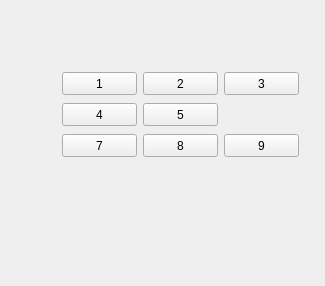
<?xml version="1.0" encoding="UTF-8"?>
<ui version="4.0">
 <class>Widget</class>
 <widget class="QWidget" name="Widget">
  <property name="geometry">
   <rect>
    <x>0</x>
    <y>0</y>
    <width>325</width>
    <height>286</height>
   </rect>
  </property>
  <property name="windowTitle">
   <string>Widget</string>
  </property>
  <widget class="QPushButton" name="pushButton1">
   <property name="geometry">
    <rect>
     <x>62</x>
     <y>72</y>
     <width>75</width>
     <height>23</height>
    </rect>
   </property>
   <property name="text">
    <string>1</string>
   </property>
  </widget>
  <widget class="QPushButton" name="pushButton7">
   <property name="geometry">
    <rect>
     <x>62</x>
     <y>134</y>
     <width>75</width>
     <height>23</height>
    </rect>
   </property>
   <property name="text">
    <string>7</string>
   </property>
  </widget>
  <widget class="QPushButton" name="pushButton4">
   <property name="geometry">
    <rect>
     <x>62</x>
     <y>103</y>
     <width>75</width>
     <height>23</height>
    </rect>
   </property>
   <property name="text">
    <string>4</string>
   </property>
  </widget>
  <widget class="QPushButton" name="pushButton5">
   <property name="geometry">
    <rect>
     <x>143</x>
     <y>103</y>
     <width>75</width>
     <height>23</height>
    </rect>
   </property>
   <property name="text">
    <string>5</string>
   </property>
  </widget>
  <widget class="QPushButton" name="pushButton2">
   <property name="geometry">
    <rect>
     <x>143</x>
     <y>72</y>
     <width>75</width>
     <height>23</height>
    </rect>
   </property>
   <property name="text">
    <string>2</string>
   </property>
  </widget>
  <widget class="QPushButton" name="pushButton3">
   <property name="geometry">
    <rect>
     <x>224</x>
     <y>72</y>
     <width>75</width>
     <height>23</height>
    </rect>
   </property>
   <property name="sizePolicy">
    <sizepolicy hsizetype="Minimum" vsizetype="Expanding">
     <horstretch>0</horstretch>
     <verstretch>0</verstretch>
    </sizepolicy>
   </property>
   <property name="text">
    <string>3</string>
   </property>
  </widget>
  <widget class="QPushButton" name="pushButton8">
   <property name="geometry">
    <rect>
     <x>143</x>
     <y>134</y>
     <width>75</width>
     <height>23</height>
    </rect>
   </property>
   <property name="text">
    <string>8</string>
   </property>
  </widget>
  <widget class="QPushButton" name="pushButton9">
   <property name="geometry">
    <rect>
     <x>224</x>
     <y>134</y>
     <width>75</width>
     <height>23</height>
    </rect>
   </property>
   <property name="text">
    <string>9</string>
   </property>
  </widget>
 </widget>
 <resources/>
 <connections/>
</ui>
